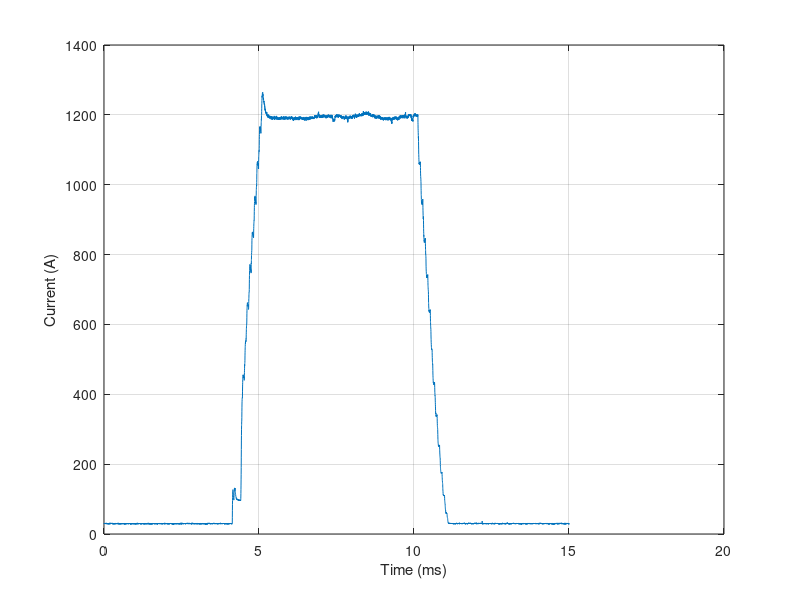

This chart was generated by the following MATLAB code:
%% Voltage and Current Sampling and Scaling
close all
clear all
clc

%% Voltage Monitor
R3 = 1500;
R4 = 13700;
Vmax = 33.4; % Maximum battery voltage

V_div = R3/(R3 + R4)


Vadc_max = V_div * Vmax

%% Current Monitor
Rshunt = 0.5e-3;
RL = 110e3;
IV_ratio = 1e-3; % 1000 uA/V = 1 mA/V = 0.001 A/V
Vadc_max = 3.3;
Vout_max = Vadc_max;
adc_range = 2^12;

Is_max = Vout_max / (Rshunt * IV_ratio * RL)

% Calculate the maximum output voltage based on the maximum current
Vout_max = Is_max * Rshunt * IV_ratio * RL;

Is = 10; %5 Example
Vout = Is * Rshunt *IV_ratio * RL


Imax = Vadc_max/Rshunt; % Maximum current 6600 A

current_meas_v = 30;
I = current_meas_v/Rshunt;

% Test
load raw_adc_current
current_adc = data.current * 1000;

Imeas = (current_adc/adc_range) * Vout_max / (Rshunt * IV_ratio * RL);
plot(data.time, current_adc); grid on; 
ylabel('Current (A)'); xlabel('Time (ms)');

